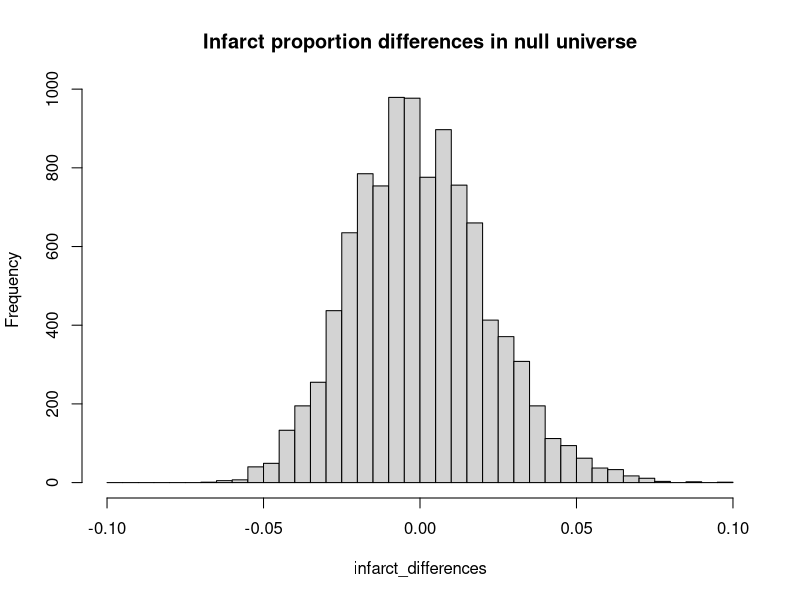

Recreate this plot in R.
## ---- chunk 1
3:12
## ---- chunk 2
seq(3, 12)
## ---- chunk 3
seq(3, 33, by=5)
## ---- chunk 4
seq(0.1, 0.9, by=0.2)
## ---- chunk 5
n <- 10000

men <- rep(c('infarction', 'no infarction'), c(31, 574))

n_high <- 135  # Number of men with high cholesterol
n_low <- 470  # Number of men with low cholesterol

infarct_differences <- numeric(n)

for (i in 1:n) {
    highs <- sample(men, size=n_high, replace=TRUE)
    lows <- sample(men, size=n_low, replace=TRUE)
    high_infarcts <- sum(highs == 'infarction')
    low_infarcts <- sum(lows == 'infarction')
    high_prop <- high_infarcts / n_high
    low_prop <- low_infarcts / n_low
    infarct_differences[i] <- high_prop - low_prop
}

# Set the histogram bin edges to the sequence starting at -0.1, up to
# (including) 0.1, in steps of 0.005.
hist(infarct_differences, breaks=seq(-0.1, 0.1, by=0.005),
     main='Infarct proportion differences in null universe')

# How often was the resampled difference >= the observed difference?
k <- sum(infarct_differences >= 0.029)
# Convert this result to a proportion
kk <- k / n

message('Proportion of trials with difference >= observed: ',
        round(kk, 2))
